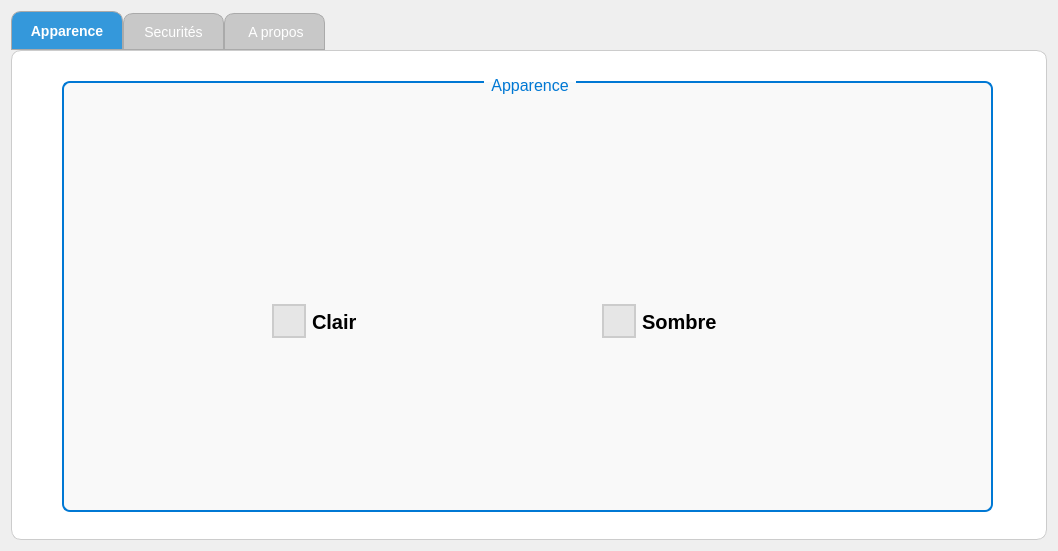
<?xml version="1.0" encoding="UTF-8"?>
<ui version="4.0">
 <class>SettingsDialog</class>
 <widget class="QDialog" name="SettingsDialog">
  <property name="geometry">
   <rect>
    <x>0</x>
    <y>0</y>
    <width>1058</width>
    <height>551</height>
   </rect>
  </property>
  <property name="windowTitle">
   <string>Paramètres</string>
  </property>
  <layout class="QVBoxLayout" name="mainLayout">
   <item>
    <widget class="QTabWidget" name="tabWidget">
     <property name="styleSheet">
      <string notr="true">QTabWidget::pane {
    background-color: rgb(255, 255, 255); /* Fond blanc */
    border: 1px solid #ccc;
    border-radius: 10px;
    padding: 10px;
}
QTabBar::tab {
    background: rgb(200, 200, 200); /* Couleur de fond des onglets */
    border: 1px solid #aaa;
    border-top-left-radius: 10px;
    border-top-right-radius: 10px;
    padding: 8px 16px;
    font-size: 14px;
}

QTabBar::tab:selected {
    background: #3498db;  /* Couleur de fond quand l'onglet est sélectionné */
    color: white;
    font-weight: bold;
}

QTabBar::tab:hover {
    background: #2980b9; /* Couleur de fond quand l'onglet est survolé */
    color: white;
}

QTabBar::tab:!selected {
    margin-top: 2px;
}
QPushButton {
    background-color: #0078d4;
    color: white;
    padding: 10px;
    border-radius: 5px;
    border: none;
    font-size: 14px;
    cursor: pointer;
}

QPushButton:hover {
    background-color: #005a9e;
}

QPushButton:pressed {
    background-color: #003d6a;
}
QWidget {
    
    color:  rgb(255, 255, 255);
    font-size: 16px;
    font-family: &quot;Segoe UI&quot;, Arial, sans-serif;
}
</string>
     </property>
     <property name="currentIndex">
      <number>0</number>
     </property>
     <widget class="QWidget" name="tab_2">
      <attribute name="title">
       <string>Apparence</string>
      </attribute>
      <widget class="QLabel" name="label_6">
       <property name="geometry">
        <rect>
         <x>0</x>
         <y>0</y>
         <width>1031</width>
         <height>471</height>
        </rect>
       </property>
       <property name="styleSheet">
        <string notr="true">background-color: rgb(255, 255, 255);</string>
       </property>
       <property name="text">
        <string/>
       </property>
      </widget>
      <widget class="QGroupBox" name="groupBox">
       <property name="geometry">
        <rect>
         <x>30</x>
         <y>10</y>
         <width>951</width>
         <height>451</height>
        </rect>
       </property>
       <property name="styleSheet">
        <string notr="true">/* Style pour le QGroupBox */
QGroupBox {
    background-color: #f9f9f9;
    border: 2px solid #0078d4;
    border-radius: 8px;
    padding: 15px;
    margin: 10px;
}

/* Titre du QGroupBox */
QGroupBox::title {
    subcontrol-origin: margin;
    subcontrol-position: top center;
    padding: 5px;
    font-size: 18px;
    font-weight: bold;
    color: #0078d4;
}

/* Labels à l'intérieur du QGroupBox */
QGroupBox QLabel {
    color: black;
    font-size: 14px;
    font-weight: bold;
    margin-bottom: 5px;
}

/* Textes d'entrées à l'intérieur du QGroupBox */
QGroupBox QLineEdit,
QGroupBox QDateEdit, 
QGroupBox QTimeEdit {
    background-color: #f5f5f5;
	color: black;
    border: 1px solid #ccc;
    padding: 5px;
    border-radius: 3px;
    font-size: 14px;
}

/* Focus sur QLineEdit, QDateEdit, QTimeEdit */
QGroupBox QLineEdit:focus, 
QGroupBox QDateEdit:focus, 
QGroupBox QTimeEdit:focus {
    border-color: #0078d4;
    background-color: #e6f0ff;
}

/* Placeholders dans les champs de texte */
QGroupBox QLineEdit::placeholder, 
QGroupBox QDateEdit::placeholder, 
QGroupBox QTimeEdit::placeholder {
    color: black; /* Définit la couleur des placeholders à noir */
    font-style: italic;
}

/* Boutons radio dans le QGroupBox */
QGroupBox QRadioButton {
    color: black;
    font-size: 20px;
}

QGroupBox QRadioButton::indicator {
    width: 30px;
    height: 30px;
    border: 5px solid #0078d4;
    background-color: #e6e6e6;  /* Arrière-plan gris clair */
    border-radius: 50%;
}

QGroupBox QRadioButton::indicator:checked {
    background-color: #0078d4;
    border: 2px solid #0078d4;
}

QGroupBox QRadioButton::indicator:unchecked {
    background-color: #e6e6e6;
    border: 2px solid #ccc;
}

/* Boutons dans le QGroupBox */
QGroupBox QPushButton {
    background-color: #0078d4;
    color: white;
    padding: 10px;
    border-radius: 5px;
    border: none;
    font-size: 14px;
    cursor: pointer;
}

QGroupBox QPushButton:hover {
    background-color: #005a9e;
}

QGroupBox QPushButton:pressed {
    background-color: #003d6a;
}

/* Progress Bar dans le QGroupBox */
QGroupBox QProgressBar {
    border: 1px solid #ccc;
    border-radius: 5px;
    text-align: center;
    background-color: #f5f5f5;
    color: black;
}

QGroupBox QProgressBar::chunk {
    background-color: #0078d4;
    border-radius: 5px;
}
</string>
       </property>
       <property name="title">
        <string>Apparence</string>
       </property>
       <widget class="QLabel" name="label_7">
        <property name="geometry">
         <rect>
          <x>200</x>
          <y>100</y>
          <width>131</width>
          <height>101</height>
         </rect>
        </property>
        <property name="styleSheet">
         <string notr="true">image: url(:/img/images/brightnes.png);
background-color: transparent;</string>
        </property>
        <property name="text">
         <string/>
        </property>
       </widget>
       <widget class="QRadioButton" name="radioButtonClair">
        <property name="geometry">
         <rect>
          <x>220</x>
          <y>230</y>
          <width>161</width>
          <height>41</height>
         </rect>
        </property>
        <property name="sizePolicy">
         <sizepolicy hsizetype="Minimum" vsizetype="Fixed">
          <horstretch>0</horstretch>
          <verstretch>0</verstretch>
         </sizepolicy>
        </property>
        <property name="font">
         <font>
          <family>Segoe UI</family>
          <pointsize>-1</pointsize>
          <bold>true</bold>
         </font>
        </property>
        <property name="styleSheet">
         <string notr="true">color: rgb(0, 0, 0);
background-color: transparent;</string>
        </property>
        <property name="text">
         <string>Clair</string>
        </property>
       </widget>
       <widget class="QRadioButton" name="radioButtonSombre">
        <property name="geometry">
         <rect>
          <x>550</x>
          <y>220</y>
          <width>181</width>
          <height>61</height>
         </rect>
        </property>
        <property name="font">
         <font>
          <family>Segoe UI</family>
          <pointsize>-1</pointsize>
          <bold>true</bold>
         </font>
        </property>
        <property name="styleSheet">
         <string notr="true">color: rgb(0, 0, 0);
background-color: transparent;</string>
        </property>
        <property name="text">
         <string>Sombre</string>
        </property>
       </widget>
       <widget class="QLabel" name="label_8">
        <property name="geometry">
         <rect>
          <x>510</x>
          <y>100</y>
          <width>181</width>
          <height>101</height>
         </rect>
        </property>
        <property name="styleSheet">
         <string notr="true">image: url(:/img/images/moon.png);
background-color: transparent;</string>
        </property>
        <property name="text">
         <string/>
        </property>
       </widget>
      </widget>
     </widget>
     <widget class="QWidget" name="tab_3">
      <attribute name="title">
       <string>Securités</string>
      </attribute>
      <widget class="QGroupBox" name="verificationGroup">
       <property name="geometry">
        <rect>
         <x>20</x>
         <y>20</y>
         <width>601</width>
         <height>421</height>
        </rect>
       </property>
       <property name="styleSheet">
        <string notr="true">/* Style pour le QGroupBox */
QGroupBox {
    background-color: #f9f9f9;
    border: 2px solid #0078d4;
    border-radius: 8px;
    padding: 15px;
    margin: 10px;
}

/* Titre du QGroupBox */
QGroupBox::title {
    subcontrol-origin: margin;
    subcontrol-position: top center;
    padding: 5px;
    font-size: 18px;
    font-weight: bold;
    color: #0078d4;
}

/* Labels à l'intérieur du QGroupBox */
QGroupBox QLabel {
    color: black;
    font-size: 14px;
    font-weight: bold;
    margin-bottom: 5px;
}

/* Textes d'entrées à l'intérieur du QGroupBox */
QGroupBox QLineEdit,
QGroupBox QDateEdit, 
QGroupBox QTimeEdit {
    background-color: #f5f5f5;
	color: black;
    border: 1px solid #ccc;
    padding: 5px;
    border-radius: 3px;
    font-size: 14px;
}

/* Focus sur QLineEdit, QDateEdit, QTimeEdit */
QGroupBox QLineEdit:focus, 
QGroupBox QDateEdit:focus, 
QGroupBox QTimeEdit:focus {
    border-color: #0078d4;
    background-color: #e6f0ff;
}

/* Placeholders dans les champs de texte */
QGroupBox QLineEdit::placeholder, 
QGroupBox QDateEdit::placeholder, 
QGroupBox QTimeEdit::placeholder {
    color: black; /* Définit la couleur des placeholders à noir */
    font-style: italic;
}

/* Boutons radio dans le QGroupBox */
QGroupBox QRadioButton {
    color: black;
    font-size: 14px;
}

QGroupBox QRadioButton::indicator {
    width: 15px;
    height: 15px;
    border: 2px solid #0078d4;
    background-color: #e6e6e6;  /* Arrière-plan gris clair */
    border-radius: 50%;
}

QGroupBox QRadioButton::indicator:checked {
    background-color: #0078d4;
    border: 2px solid #0078d4;
}

QGroupBox QRadioButton::indicator:unchecked {
    background-color: #e6e6e6;
    border: 2px solid #ccc;
}

/* Boutons dans le QGroupBox */
QGroupBox QPushButton {
    background-color: #0078d4;
    color: white;
    padding: 10px;
    border-radius: 5px;
    border: none;
    font-size: 14px;
    cursor: pointer;
}

QGroupBox QPushButton:hover {
    background-color: #005a9e;
}

QGroupBox QPushButton:pressed {
    background-color: #003d6a;
}

/* Progress Bar dans le QGroupBox */
QGroupBox QProgressBar {
    border: 1px solid #ccc;
    border-radius: 5px;
    text-align: center;
    background-color: #f5f5f5;
    color: black;
}

QGroupBox QProgressBar::chunk {
    background-color: #0078d4;
    border-radius: 5px;
}
</string>
       </property>
       <property name="title">
        <string>Vérification par SMS</string>
       </property>
       <layout class="QVBoxLayout" name="verticalLayout_verif">
        <item>
         <widget class="QLabel" name="label">
          <property name="styleSheet">
           <string notr="true">color: rgb(0, 0, 0);
background-color: transparent;
</string>
          </property>
          <property name="text">
           <string>Numéro de téléphone:</string>
          </property>
         </widget>
        </item>
        <item>
         <widget class="QLineEdit" name="phoneNumberEdit">
          <property name="placeholderText">
           <string>+21612345678</string>
          </property>
         </widget>
        </item>
        <item>
         <widget class="QPushButton" name="sendCodeButton">
          <property name="text">
           <string>Envoyer le code de vérification</string>
          </property>
         </widget>
        </item>
        <item>
         <widget class="QLabel" name="label">
          <property name="styleSheet">
           <string notr="true">color: rgb(0, 0, 0);
background-color: transparent;
</string>
          </property>
          <property name="text">
           <string>Code de vérification:</string>
          </property>
         </widget>
        </item>
        <item>
         <widget class="QLineEdit" name="verificationCodeEdit">
          <property name="enabled">
           <bool>false</bool>
          </property>
          <property name="placeholderText">
           <string>Entrez le code reçu par SMS</string>
          </property>
         </widget>
        </item>
        <item>
         <widget class="QPushButton" name="verifyButton">
          <property name="enabled">
           <bool>false</bool>
          </property>
          <property name="text">
           <string>Vérifier</string>
          </property>
         </widget>
        </item>
        <item>
         <widget class="QLabel" name="timerLabel">
          <property name="styleSheet">
           <string notr="true">color: rgb(0, 0, 0);
background-color: transparent;
</string>
          </property>
          <property name="text">
           <string/>
          </property>
          <property name="alignment">
           <set>Qt::AlignmentFlag::AlignCenter</set>
          </property>
         </widget>
        </item>
        <item>
         <widget class="QPushButton" name="resendButton">
          <property name="enabled">
           <bool>false</bool>
          </property>
          <property name="text">
           <string>Renvoyer le code</string>
          </property>
         </widget>
        </item>
       </layout>
      </widget>
      <widget class="QLabel" name="label_3">
       <property name="geometry">
        <rect>
         <x>660</x>
         <y>110</y>
         <width>261</width>
         <height>241</height>
        </rect>
       </property>
       <property name="styleSheet">
        <string notr="true">image: url(:/img/images/11220734.png);
background-color: transparent;
</string>
       </property>
       <property name="text">
        <string/>
       </property>
      </widget>
      <widget class="QLabel" name="label_4">
       <property name="geometry">
        <rect>
         <x>-8</x>
         <y>0</y>
         <width>1031</width>
         <height>471</height>
        </rect>
       </property>
       <property name="styleSheet">
        <string notr="true">background-color: rgb(255, 255, 255);</string>
       </property>
       <property name="text">
        <string/>
       </property>
      </widget>
      <zorder>label_4</zorder>
      <zorder>verificationGroup</zorder>
      <zorder>label_3</zorder>
     </widget>
     <widget class="QWidget" name="tab_4">
      <attribute name="title">
       <string> A propos</string>
      </attribute>
      <widget class="QLabel" name="label">
       <property name="geometry">
        <rect>
         <x>630</x>
         <y>-70</y>
         <width>271</width>
         <height>241</height>
        </rect>
       </property>
       <property name="styleSheet">
        <string notr="true">image: url(:/img/images/Black_and_White_Blue_Modern_Letter_W_Logo-removebg-preview.png);
    background-color: transparent;</string>
       </property>
       <property name="text">
        <string/>
       </property>
      </widget>
      <widget class="QPushButton" name="pushButton">
       <property name="geometry">
        <rect>
         <x>650</x>
         <y>360</y>
         <width>231</width>
         <height>41</height>
        </rect>
       </property>
       <property name="text">
        <string>visiter notre website</string>
       </property>
      </widget>
      <widget class="QLabel" name="label_5">
       <property name="geometry">
        <rect>
         <x>550</x>
         <y>110</y>
         <width>431</width>
         <height>241</height>
        </rect>
       </property>
       <property name="styleSheet">
        <string notr="true">image: url(:/img/images/StartWise (1).png);
    background-color: transparent;</string>
       </property>
       <property name="text">
        <string/>
       </property>
      </widget>
      <widget class="QLabel" name="label_2">
       <property name="geometry">
        <rect>
         <x>0</x>
         <y>0</y>
         <width>1021</width>
         <height>481</height>
        </rect>
       </property>
       <property name="styleSheet">
        <string notr="true">background-color: rgb(255, 255, 255);</string>
       </property>
       <property name="text">
        <string/>
       </property>
      </widget>
      <widget class="QWidget" name="WidgetContents" native="true">
       <property name="geometry">
        <rect>
         <x>20</x>
         <y>10</y>
         <width>571</width>
         <height>451</height>
        </rect>
       </property>
       <property name="styleSheet">
        <string notr="true">QWidget {
    border: 2px solid white;
    border-radius: 15px; /* Optional: matches the QLabel style */
}

QLabel {
    background-color: qlineargradient(x1:0, y1:0, x2:1, y2:1,
                                  stop:0 #0f2027, stop:1 #0049ac); /* Deep blue gradient */
    border-radius: 15px;
    padding: 20px;
    color: white;
    font-family: 'Segoe UI', Arial, sans-serif;
    font-size: 14px;
    border: 2px solid rgba(255,255,255,0.1);
    box-shadow: 0 8px 32px 0 rgba(31, 38, 135, 0.37);
}

QLabel a {
    color: #82d0f8; /* Light blue */
    text-decoration: none;
    font-weight: bold;
}

QLabel a:hover {
    color: #c0eaff; /* Even lighter blue on hover */
    text-decoration: underline;
}

QLabel h3 {
    color: #ffffff;
    font-size: 18px;
    margin-bottom: 10px;
    font-weight: bold;
    text-shadow: 0 2px 4px rgba(0,0,0,0.3);
}

QLabel strong {
    color: #c0eaff; /* Soft sky blue for emphasis */
    font-weight: 600;
}
background-color: transparent;</string>
       </property>
      </widget>
      <zorder>label_2</zorder>
      <zorder>label</zorder>
      <zorder>pushButton</zorder>
      <zorder>label_5</zorder>
      <zorder>WidgetContents</zorder>
     </widget>
    </widget>
   </item>
  </layout>
 </widget>
 <resources/>
 <connections/>
</ui>
